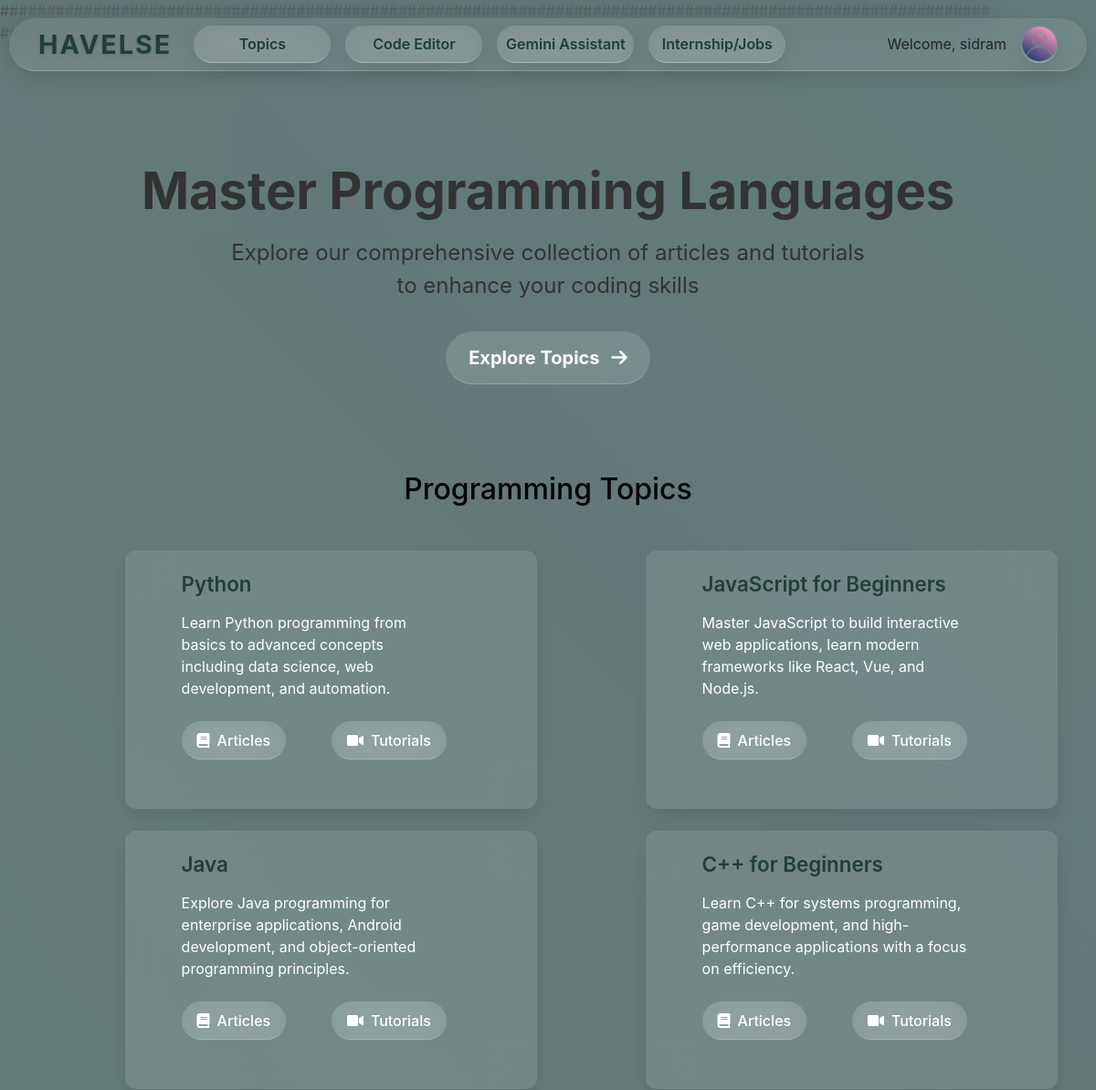
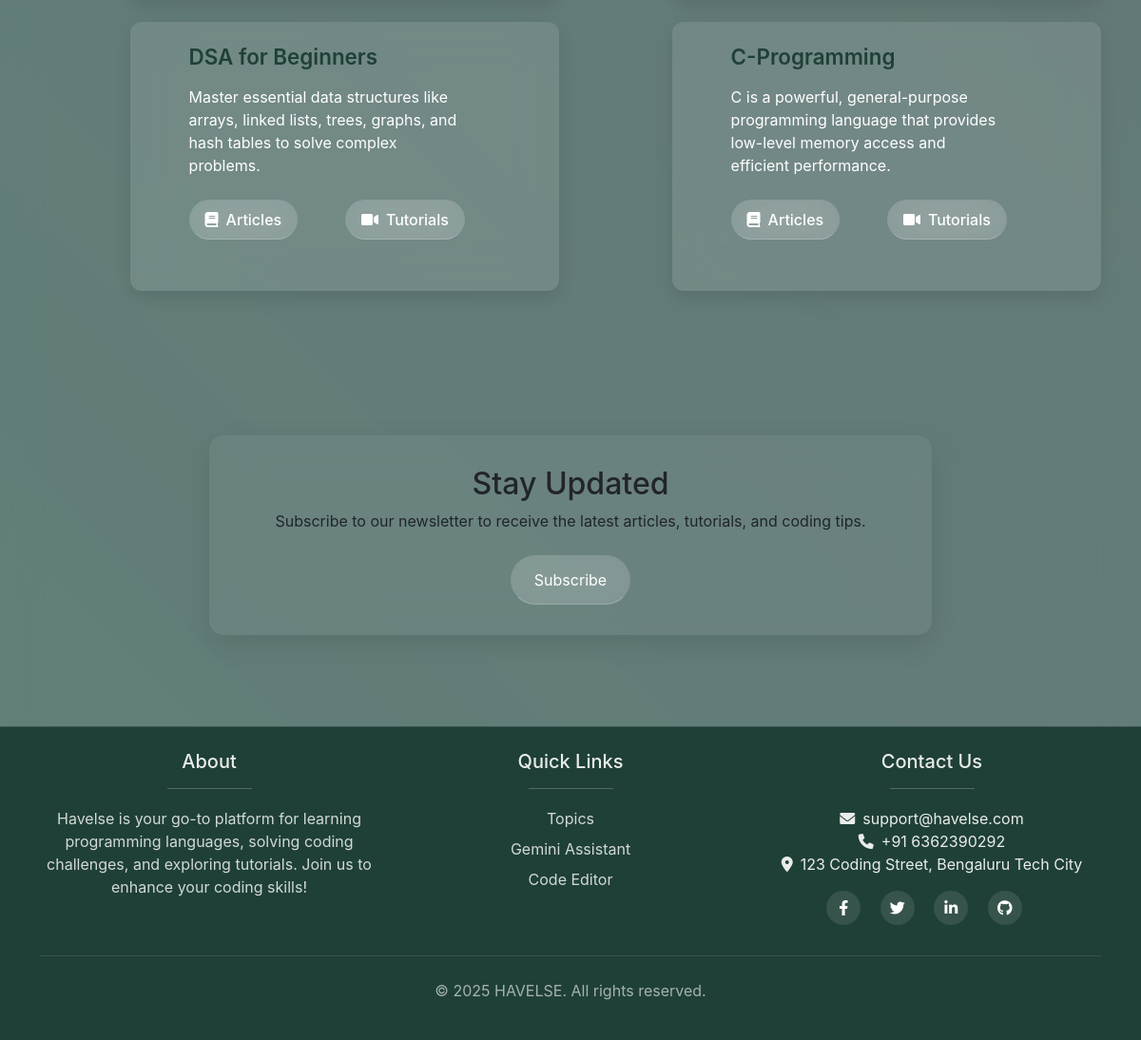
/home/topics/ (signed in), run on the app's committed database (2 pictures, top to bottom).
### learn/models.py (models this page shows, shortened)
class Course(models.Model):
    title = models.CharField(max_length=200)
    subtitle=models.CharField(max_length=500,blank=True)
    slug = models.SlugField(max_length=200, unique=True)
    description = models.TextField(blank=True)
    created_at = models.DateTimeField(auto_now_add=True)
    updated_at = models.DateTimeField(auto_now=True)

### learn/views.py (the view)
# urls.py: path('topics/',views.topics,name='topics'),
@login_required
def topics(request):
    courses=Course.objects.all()
    return render(request,'learn/topic.html',{'courses':courses})

### learn/templates/learn/topic.html (shortened to what this page needs)
{% extends 'learn/base.html' %}
{% load static %}
{% block content%}
<div class="hero-section container">
    <h1>Master Programming Languages</h1>
    <p>Explore our comprehensive collection of articles and tutorials to enhance your coding skills</p>
    <a href="#topics" class="btn btn-lg px-4 fw-bold">
        Explore Topics <i class="fas fa-arrow-right ms-2"></i>
    </a>
</div>
<section id="topics" class="topics-container">
    <div class="container">
        <h2 class="text-center mb-5 text-black">Programming Topics</h2>
        <div class="row">
            {% for course in courses %}
            <div class="offset-1 col-md-5 mb-4">
                <div class="topic-card d-flex flex-column">
                    <div class="row g-0">
                        <div class="offset-1 col-md-9">
                            <div class="card-body d-flex flex-column h-100">
                                <h3 class="card-title">{{ course.title }}</h3>
                                <p class="card-text">{{ course.description }}</p>
                                <div class="card-links mt-auto">
                                    <a href="{% url 'learn:article' %}?slug={{course.slug}}" class="btn btn-topic btn-articles"><i class="fas fa-book me-2"></i>Articles</a>
                                    <a href="{% url 'learn:video' %}?slug={{course.slug}}" class="btn btn-topic btn-tutorials"><i class="fas fa-video me-2"></i>Tutorials</a>
                                </div>
                            </div>
                        </div>
                    </div>
                </div>
            </div>
            {% endfor %}
        </div>
    </div>
</section>
<section class="py-5">
    <div class="container">
        <div class="row justify-content-center">
            <div class="col-md-8 text-center newsletter">
                <h2>Stay Updated</h2>
                <p class="mb-4">Subscribe to our newsletter to receive the latest articles, tutorials, and coding tips.</p>
                <button class="btn" type="button" id="button-addon2">Subscribe</button>
            </div>
        </div>
    </div>
</section>
{% endblock %}

### learn/templates/learn/base.html (shortened to what this page needs)
<!DOCTYPE html>
{% load static %}
<html lang="en">
<head>
    <link href="https://cdn.jsdelivr.net/npm/bootstrap@5.3.3/dist/css/bootstrap.min.css" rel="stylesheet">
    <link rel="stylesheet" href="https://cdnjs.cloudflare.com/ajax/libs/font-awesome/6.0.0-beta3/css/all.min.css">
    <link rel="stylesheet" href="{% static 'learn/css/main.css' %}">
</head>
<body>
    <div class="background-animation">
        <div class="blur-layer"></div>
        <div class="wave"></div>
        <div class="wave"></div>
        <div class="wave"></div>
    </div>
        {% if not hide_nav %}
        <nav class="navbar navbar-expand-lg fixed-top" id="hideNav">
            <div class="container">
            <a class="navbar-brand" href="{% url 'learn:home' %}">HAVELSE</a>
            <div class="collapse navbar-collapse" id="mainNav">
                <ul class="navbar-nav me-auto">
                    <li class="nav-item">
                        <a class="nav-link p-2 m-2" href="{% url 'learn:topics' %}">Topics</a>
                    </li>
                    <li class="nav-item">
                        <a class="nav-link p-2 m-2" href="{% url 'learn:code' %}">Code Editor</a>
                    </li>
                    <li class="nav-item">
                        <a class="nav-link p-2 m-2" href="{% url 'learn:chat' %}">Gemini Assistant</a>
                    </li>
                    <li class="nav-item">
                        <a target="_blank" class="nav-link p-2 m-2" href="https://placementdrive.in/links?fbclid=PAZXh0bgNhZW0CMTEAAabL1EuN4zIc9V0YgCyHf6O5ytVIEuH1jqAABe5G32OYE9smKh2Y3xpt2U4_aem_0cBPoTAWkG_YZpzwfWAwyg#google_vignette">Internship/Jobs</a>
                    </li>
                </ul>
                <ul class="navbar-nav ms-auto">
                    <span class="navbar-text text-dark p-2 m-2 d-none d-lg-block">
                        {% if user.is_authenticated %}
                            Welcome, {{ user.username }}
                        {% else %}
                            Welcome, Guest
                        {% endif %}
                    </span>
                <li class="nav-item">
                    <button class="nav-link profile my-2 p-0 bg-transparent" data-bs-toggle="modal" data-bs-target="#profileModal">
                        <img src="{{ user.profile.image.url }}" onerror="this.onerror=null; this.src='learn/images/profile.png';" alt="profile" height="40px" width="40px" class="rounded-circle">
                    </button>
                </li>
                </ul>
            </div>
            </div>
        </nav>
    {% endif %}
###########################################################################################################
    ###########################################################################################################
{% block content %} {% endblock %}
<footer class="footer mt-5 py-4" style="background-color: #1f4037; color: white;">
    <div class="container">
        <div class="row">
            <div class="col-md-4 mb-4 text-center">
                <h5>About</h5><hr class="footer-title w-25 mx-auto">
                <p style="color: rgba(255, 255, 255, 0.8);">Havelse is your go-to platform for learning programming languages, solving coding challenges, and exploring tutorials. Join us to enhance your coding skills!</p>
            </div>
            <div class="col-md-4 mb-4 text-center">
                <h5>Quick Links</h5><hr class="footer-title w-25 mx-auto">
                <ul class="list-unstyled">
                    <li><a href="{% url 'learn:topics' %}" class="footer-links">Topics</a></li>
                    <li><a href="{% url 'learn:chat' %}" class="footer-links">Gemini Assistant</a></li>
                    <li><a href="{% url 'learn:code' %}" class="footer-links">Code Editor</a></li>
                </ul>
            </div>
            <div class="col-md-4 mb-4 text-center">
                <h5>Contact Us</h5><hr class="footer-title w-25 mx-auto">
                <ul class="list-unstyled">
                    <li><i class="fas fa-envelope me-2"></i>support@havelse.com</li>
                    <li><i class="fas fa-phone me-2"></i>+91 6362390292</li>
                    <li><i class="fas fa-map-marker-alt me-2"></i>123 Coding Street, Bengaluru Tech City</li>
                </ul>
                <div class="social-links mt-3">
                    <a href="#" class="text-white me-3"><i class="fab fa-facebook-f"></i></a>
                    <a href="#" class="text-white me-3"><i class="fab fa-twitter"></i></a>
                    <a href="#" class="text-white me-3"><i class="fab fa-linkedin-in"></i></a>
                    <a href="#" class="text-white me-3"><i class="fab fa-github"></i></a>
                </div>
            </div>
        </div>
        <div class="copyright">
            <p>&copy; 2025 HAVELSE. All rights reserved.</p>
        </div>
    </div>
</footer>
</body>
</html>

### learn/static/learn/css/main.css (style rules this page uses)
* { margin: 0; padding: 0; box-sizing: border-box; }
body { font-family: -apple-system, BlinkMacSystemFont, 'Segoe UI', Roboto, Oxygen, Ubuntu, Cantarell, sans-serif; background: linear-gradient(135deg, #437064 0%, #437064 100%); overflow-x: hidden; position: relative; }
.background-animation { position: fixed; top: 0; left: 0; width: 100%; height: 100%; z-index: 0; pointer-events: none; }
.wave { position: absolute; opacity: 0.1; width: 200%; height: 200%; background: linear-gradient(45deg, #FF9A9E, #FAD0C4, #fba3e2, #A6C1EE); animation: wave 15s infinite linear; -webkit-animation: wave 15s infinite linear; transform-origin: 50% 50%; will-change: transform, opacity; transform: translateZ(0); }
.wave:nth-child(2) { animation-delay: -5s; -webkit-animation-delay: -5s; opacity: 0.05; background: linear-gradient(45deg, #f9a48c, #FF9A9E, #A6C1EE, #f8a4e0); }
.wave:nth-child(3) { animation-delay: -10s; -webkit-animation-delay: -10s; opacity: 0.07; background: linear-gradient(45deg, #faa3e1, #A6C1EE, #FF9A9E, #FAD0C4); }
.blur-layer { position: absolute; width: 100%; height: 100%; backdrop-filter: blur(20px); -webkit-backdrop-filter: blur(20px); z-index: 1; }
.navbar { position: fixed; top: 20px; left: 0; right: 0; z-index: 1030; margin: 0 auto; width: 95%; background: rgba(255, 255, 255, 0.1) !important; backdrop-filter: blur(20px); -webkit-backdrop-filter: blur(20px); border-bottom: 1px solid rgba(255, 255, 255, 0.2); border-radius: 30px !important; box-shadow: 0 8px 24px rgba(0, 0, 0, 0.1); transition: all 0.3s ease; padding: 0 0; }
.navbar-brand { font-size: 1.8rem; font-weight: 700; color: #1f4037 !important; text-shadow: 0 2px 4px rgba(0, 0, 0, 0.1); letter-spacing: 2px; }
.nav-link { background: rgba(255, 255, 255, 0.1); backdrop-filter: blur(20px); -webkit-backdrop-filter: blur(20px); border-bottom: 1px solid rgba(255, 255, 255, 0.3); color: #1f4037; padding: 1rem 1rem; border-radius: 50px; box-shadow: 0 8px 24px rgba(0, 0, 0, 0.1); font-weight: 600; text-decoration: none; transition: all 0.3s ease; position: relative; overflow: hidden; display: flex; justify-content: center; align-items: center; width: 150px; text-align: center; }
.nav-link::before { content: ''; position: absolute; top: 0; left: 0; width: 100%; height: 100%; background: rgba(255, 255, 255, 0.2); transform: scaleX(0); transform-origin: right; transition: transform 0.3s ease; border-radius: 20px; }
.profile { width:40px; }
@media (min-width: 992px) { #hideNav { position: absolute; top: 20px; transition: all 0.3s ease; transform: translate3d(0, 0, 0); -webkit-backface-visibility: hidden; backface-visibility: hidden; } }
@media (max-width: 1200px) { .navbar { width: calc(100% - 20px); } }
@media (max-width: 1200px) { .profile { width:40px; } }
.footer { background: #1f4037 !important; backdrop-filter: blur(20px); -webkit-backdrop-filter: blur(20px); border-top: 1px solid rgba(255, 255, 255, 0.1); color: rgba(255, 255, 255, 0.9) !important; padding: 3rem 0; }
.footer-title { font-weight: 600; margin-bottom: 1.2rem; }
.footer-links { color: rgba(255, 255, 255, 0.8); text-decoration: none; display: block; margin-bottom: 0.5rem; transition: all 0.3s ease; }
.social-links a { display: inline-block; width: 36px; height: 36px; background-color: rgba(255, 255, 255, 0.1); text-align: center; line-height: 36px; border-radius: 50%; margin-right: 10px; transition: all 0.3s ease; }
.copyright { margin-top: 0.5rem; padding-top: 1.5rem; border-top: 1px solid rgba(255, 255, 255, 0.1); text-align: center; color: rgba(255, 255, 255, 0.6); }

### data on the page
Course: title "Python", description "Learn Python programming from basics to advanced concepts including data science, web development, and automation."
Course: title "JavaScript for Beginners", description "Master JavaScript to build interactive web applications, learn modern frameworks like React, Vue, and Node.js."
Course: title "Java", description "Explore Java programming for enterprise applications, Android development, and object-oriented programming principles."
Course: title "C++ for Beginners", description "Learn C++ for systems programming, game development, and high-performance applications with a focus on efficiency."
Course: title "DSA for Beginners", description "Master essential data structures like arrays, linked lists, trees, graphs, and hash tables to solve complex problems."
Course: title "C-Programming", description "C is a powerful, general-purpose programming language that provides low-level memory access and efficient performance."

### other printed values
{{ user.username }} "sidram"
